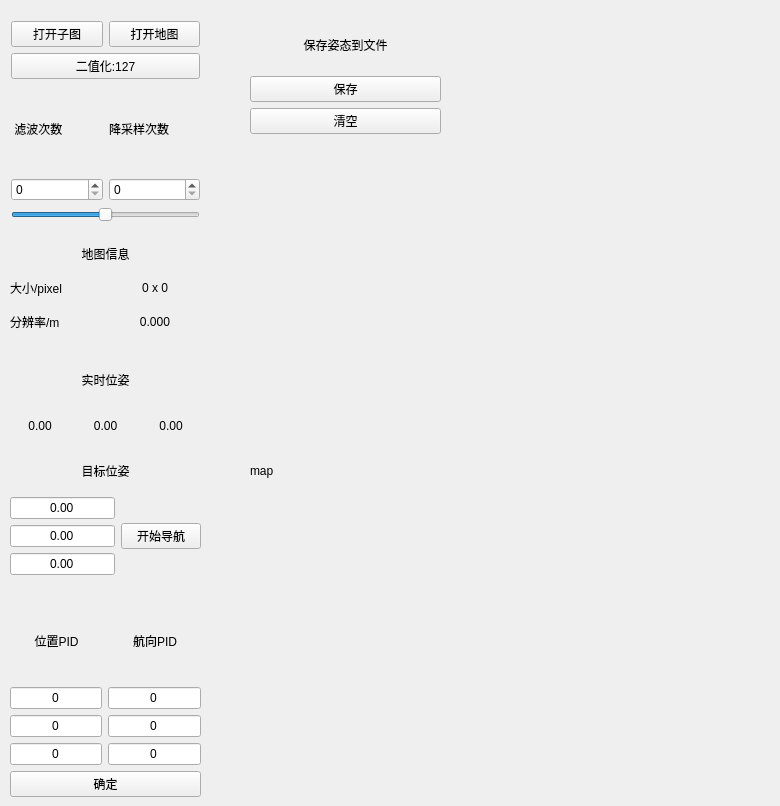
    <widget class="QWidget" name="tab_2">
     <attribute name="title">
      <string>地图</string>
     </attribute>
     <widget class="QLabel" name="lbl_map">
      <property name="geometry">
       <rect>
        <x>250</x>
        <y>180</y>
        <width>521</width>
        <height>581</height>
       </rect>
      </property>
      <property name="text">
       <string>map</string>
      </property>
     </widget>
     <widget class="QWidget" name="layoutWidget">
      <property name="geometry">
       <rect>
        <x>11</x>
        <y>21</y>
        <width>189</width>
        <height>201</height>
       </rect>
      </property>
      <layout class="QVBoxLayout" name="verticalLayout_4">
       <item>
        <layout class="QHBoxLayout" name="horizontalLayout_2">
         <item>
          <widget class="QPushButton" name="pBtn_open_submap">
           <property name="text">
            <string>打开子图</string>
           </property>
          </widget>
         </item>
         <item>
          <widget class="QPushButton" name="pBtn_open_map">
           <property name="text">
            <string>打开地图</string>
           </property>
          </widget>
         </item>
        </layout>
       </item>
       <item>
        <widget class="QPushButton" name="pBtn_binarization">
         <property name="text">
          <string>二值化:127</string>
         </property>
         <property name="checkable">
          <bool>true</bool>
         </property>
         <property name="checked">
          <bool>false</bool>
         </property>
        </widget>
       </item>
       <item>
        <layout class="QVBoxLayout" name="verticalLayout_3">
         <item>
          <layout class="QHBoxLayout" name="horizontalLayout">
           <item>
            <widget class="QLabel" name="label">
             <property name="text">
              <string> 滤波次数 </string>
             </property>
            </widget>
           </item>
           <item>
            <widget class="QLabel" name="label_2">
             <property name="text">
              <string>降采样次数</string>
             </property>
            </widget>
           </item>
          </layout>
         </item>
         <item>
          <layout class="QHBoxLayout" name="horizontalLayout_11">
           <item>
            <widget class="QSpinBox" name="Spin_Filter_Count"/>
           </item>
           <item>
            <widget class="QSpinBox" name="Spin_Sample_Count"/>
           </item>
          </layout>
         </item>
        </layout>
       </item>
       <item>
        <widget class="QSlider" name="horizontalSlider">
         <property name="maximum">
          <number>255</number>
         </property>
         <property name="value">
          <number>127</number>
         </property>
         <property name="orientation">
          <enum>Qt::Horizontal</enum>
         </property>
        </widget>
       </item>
      </layout>
     </widget>
     <widget class="QWidget" name="layoutWidget">
      <property name="geometry">
       <rect>
        <x>10</x>
        <y>240</y>
        <width>191</width>
        <height>96</height>
       </rect>
      </property>
      <layout class="QVBoxLayout" name="verticalLayout_6">
       <item>
        <widget class="QLabel" name="label_5">
         <property name="text">
          <string>地图信息</string>
         </property>
         <property name="alignment">
          <set>Qt::AlignCenter</set>
         </property>
        </widget>
       </item>
       <item>
        <layout class="QHBoxLayout" name="horizontalLayout_14">
         <item>
          <widget class="QLabel" name="label_6">
           <property name="text">
            <string>大小/pixel</string>
           </property>
          </widget>
         </item>
         <item>
          <widget class="QLabel" name="lbl_map_info_size">
           <property name="text">
            <string>0 x 0</string>
           </property>
           <property name="alignment">
            <set>Qt::AlignCenter</set>
           </property>
          </widget>
         </item>
        </layout>
       </item>
       <item>
        <layout class="QHBoxLayout" name="horizontalLayout_15">
         <item>
          <widget class="QLabel" name="label_7">
           <property name="text">
            <string>分辨率/m</string>
           </property>
          </widget>
         </item>
         <item>
          <widget class="QLabel" name="lbl_map_info_res">
           <property name="text">
            <string>0.000</string>
           </property>
           <property name="alignment">
            <set>Qt::AlignCenter</set>
           </property>
          </widget>
         </item>
        </layout>
       </item>
      </layout>
     </widget>
     <widget class="QWidget" name="layoutWidget">
      <property name="geometry">
       <rect>
        <x>250</x>
        <y>20</y>
        <width>191</width>
        <height>114</height>
       </rect>
      </property>
      <layout class="QVBoxLayout" name="verticalLayout_7">
       <item>
        <widget class="QLabel" name="label_8">
         <property name="text">
          <string>保存姿态到文件</string>
         </property>
         <property name="alignment">
          <set>Qt::AlignCenter</set>
         </property>
        </widget>
       </item>
       <item>
        <widget class="QPushButton" name="pBtn_save_pose">
         <property name="text">
          <string>保存</string>
         </property>
         <property name="checkable">
          <bool>true</bool>
         </property>
         <property name="checked">
          <bool>false</bool>
         </property>
        </widget>
       </item>
       <item>
        <widget class="QPushButton" name="pBtn_clear_pose">
         <property name="text">
          <string>清空</string>
         </property>
         <property name="checkable">
          <bool>true</bool>
         </property>
         <property name="checked">
          <bool>false</bool>
         </property>
        </widget>
       </item>
      </layout>
     </widget>
     <widget class="QWidget" name="layoutWidget">
      <property name="geometry">
       <rect>
        <x>10</x>
        <y>360</y>
        <width>191</width>
        <height>215</height>
       </rect>
      </property>
      <layout class="QVBoxLayout" name="verticalLayout_10">
       <item>
        <layout class="QVBoxLayout" name="verticalLayout_5">
         <item>
          <widget class="QLabel" name="label_3">
           <property name="text">
            <string>实时位姿</string>
           </property>
           <property name="alignment">
            <set>Qt::AlignCenter</set>
           </property>
          </widget>
         </item>
         <item>
          <layout class="QHBoxLayout" name="horizontalLayout_12">
           <item>
            <widget class="QLabel" name="lbl_robot_pose_x">
             <property name="text">
              <string>0.00</string>
             </property>
             <property name="alignment">
              <set>Qt::AlignCenter</set>
             </property>
            </widget>
           </item>
           <item>
            <widget class="QLabel" name="lbl_robot_pose_y">
             <property name="text">
              <string>0.00</string>
             </property>
             <property name="alignment">
              <set>Qt::AlignCenter</set>
             </property>
            </widget>
           </item>
           <item>
            <widget class="QLabel" name="lbl_robot_pose_h">
             <property name="text">
              <string>0.00</string>
             </property>
             <property name="alignment">
              <set>Qt::AlignCenter</set>
             </property>
            </widget>
           </item>
          </layout>
         </item>
         <item>
          <widget class="QLabel" name="label_4">
           <property name="text">
            <string>目标位姿</string>
           </property>
           <property name="alignment">
            <set>Qt::AlignCenter</set>
           </property>
          </widget>
         </item>
        </layout>
       </item>
       <item>
        <layout class="QHBoxLayout" name="horizontalLayout_20">
         <item>
          <layout class="QVBoxLayout" name="verticalLayout_9">
           <item>
            <widget class="QLineEdit" name="lbl_robot_epose_x">
             <property name="text">
              <string>0.00</string>
             </property>
             <property name="alignment">
              <set>Qt::AlignCenter</set>
             </property>
            </widget>
           </item>
           <item>
            <widget class="QLineEdit" name="lbl_robot_epose_y">
             <property name="text">
              <string>0.00</string>
             </property>
             <property name="alignment">
              <set>Qt::AlignCenter</set>
             </property>
            </widget>
           </item>
           <item>
            <widget class="QLineEdit" name="lbl_robot_epose_h">
             <property name="text">
              <string>0.00</string>
             </property>
             <property name="alignment">
              <set>Qt::AlignCenter</set>
             </property>
            </widget>
           </item>
          </layout>
         </item>
         <item>
          <widget class="QPushButton" name="pBtn_start_navigation">
           <property name="text">
            <string>开始导航</string>
           </property>
           <property name="checkable">
            <bool>true</bool>
           </property>
           <property name="checked">
            <bool>false</bool>
           </property>
          </widget>
         </item>
        </layout>
       </item>
      </layout>
     </widget>
     <widget class="QWidget" name="layoutWidget">
      <property name="geometry">
       <rect>
        <x>10</x>
        <y>600</y>
        <width>191</width>
        <height>197</height>
       </rect>
      </property>
      <layout class="QVBoxLayout" name="verticalLayout_11">
       <item>
        <layout class="QVBoxLayout" name="verticalLayout_8">
         <item>
          <layout class="QHBoxLayout" name="horizontalLayout_16">
           <item>
            <widget class="QLabel" name="label_9">
             <property name="text">
              <string>位置PID</string>
             </property>
             <property name="alignment">
              <set>Qt::AlignCenter</set>
             </property>
            </widget>
           </item>
           <item>
            <widget class="QLabel" name="label_10">
             <property name="text">
              <string>航向PID</string>
             </property>
             <property name="alignment">
              <set>Qt::AlignCenter</set>
             </property>
            </widget>
           </item>
          </layout>
         </item>
         <item>
          <layout class="QHBoxLayout" name="horizontalLayout_17">
           <item>
            <widget class="QLineEdit" name="let_pose_pid_P">
             <property name="text">
              <string>0</string>
             </property>
             <property name="alignment">
              <set>Qt::AlignCenter</set>
             </property>
            </widget>
           </item>
           <item>
            <widget class="QLineEdit" name="let_angle_pid_P_2">
             <property name="text">
              <string>0</string>
             </property>
             <property name="alignment">
              <set>Qt::AlignCenter</set>
             </property>
            </widget>
           </item>
          </layout>
         </item>
         <item>
          <layout class="QHBoxLayout" name="horizontalLayout_18">
           <item>
            <widget class="QLineEdit" name="let_pose_pid_I">
             <property name="text">
              <string>0</string>
             </property>
             <property name="alignment">
              <set>Qt::AlignCenter</set>
             </property>
            </widget>
           </item>
           <item>
            <widget class="QLineEdit" name="let_angle_pid_I">
             <property name="text">
              <string>0</string>
             </property>
             <property name="alignment">
              <set>Qt::AlignCenter</set>
             </property>
            </widget>
           </item>
          </layout>
         </item>
         <item>
          <layout class="QHBoxLayout" name="horizontalLayout_19">
           <item>
            <widget class="QLineEdit" name="let_pose_pid_D">
             <property name="text">
              <string>0</string>
             </property>
             <property name="alignment">
              <set>Qt::AlignCenter</set>
             </property>
            </widget>
           </item>
           <item>
            <widget class="QLineEdit" name="let_pose_pid_D_2">
             <property name="text">
              <string>0</string>
             </property>
             <property name="alignment">
              <set>Qt::AlignCenter</set>
             </property>
            </widget>
           </item>
          </layout>
         </item>
        </layout>
       </item>
       <item>
        <widget class="QPushButton" name="pBtn_PID_confirm">
         <property name="text">
          <string>确定</string>
         </property>
         <property name="checkable">
          <bool>true</bool>
         </property>
         <property name="checked">
          <bool>false</bool>
         </property>
        </widget>
       </item>
      </layout>
     </widget>
    </widget>
